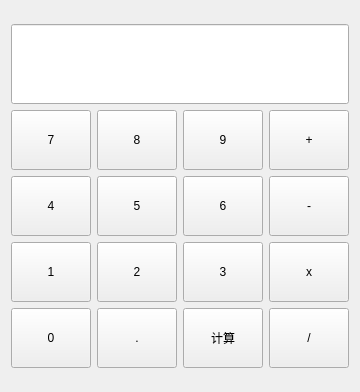
<?xml version="1.0" encoding="UTF-8"?>
<ui version="4.0">
 <class>Calculator</class>
 <widget class="QWidget" name="Calculator">
  <property name="geometry">
   <rect>
    <x>0</x>
    <y>0</y>
    <width>340</width>
    <height>392</height>
   </rect>
  </property>
  <property name="windowTitle">
   <string>计算器</string>
  </property>
  <layout class="QVBoxLayout" name="verticalLayout_2">
   <item>
    <layout class="QVBoxLayout" name="verticalLayout">
     <item>
      <widget class="QLineEdit" name="lineEdit">
       <property name="minimumSize">
        <size>
         <width>0</width>
         <height>80</height>
        </size>
       </property>
      </widget>
     </item>
     <item>
      <layout class="QHBoxLayout" name="horizontalLayout">
       <item>
        <widget class="QPushButton" name="pushButton_7">
         <property name="minimumSize">
          <size>
           <width>0</width>
           <height>60</height>
          </size>
         </property>
         <property name="text">
          <string>7</string>
         </property>
        </widget>
       </item>
       <item>
        <widget class="QPushButton" name="pushButton_8">
         <property name="minimumSize">
          <size>
           <width>0</width>
           <height>60</height>
          </size>
         </property>
         <property name="text">
          <string>8</string>
         </property>
        </widget>
       </item>
       <item>
        <widget class="QPushButton" name="pushButton_9">
         <property name="minimumSize">
          <size>
           <width>0</width>
           <height>60</height>
          </size>
         </property>
         <property name="text">
          <string>9</string>
         </property>
        </widget>
       </item>
       <item>
        <widget class="QPushButton" name="pushButton_add">
         <property name="minimumSize">
          <size>
           <width>0</width>
           <height>60</height>
          </size>
         </property>
         <property name="text">
          <string>+</string>
         </property>
        </widget>
       </item>
      </layout>
     </item>
     <item>
      <layout class="QHBoxLayout" name="horizontalLayout_2">
       <item>
        <widget class="QPushButton" name="pushButton_4">
         <property name="minimumSize">
          <size>
           <width>0</width>
           <height>60</height>
          </size>
         </property>
         <property name="text">
          <string>4</string>
         </property>
        </widget>
       </item>
       <item>
        <widget class="QPushButton" name="pushButton_5">
         <property name="minimumSize">
          <size>
           <width>0</width>
           <height>60</height>
          </size>
         </property>
         <property name="text">
          <string>5</string>
         </property>
        </widget>
       </item>
       <item>
        <widget class="QPushButton" name="pushButton_6">
         <property name="minimumSize">
          <size>
           <width>0</width>
           <height>60</height>
          </size>
         </property>
         <property name="text">
          <string>6</string>
         </property>
        </widget>
       </item>
       <item>
        <widget class="QPushButton" name="pushButton_reduce">
         <property name="minimumSize">
          <size>
           <width>0</width>
           <height>60</height>
          </size>
         </property>
         <property name="text">
          <string>-</string>
         </property>
        </widget>
       </item>
      </layout>
     </item>
     <item>
      <layout class="QHBoxLayout" name="horizontalLayout_3">
       <item>
        <widget class="QPushButton" name="pushButton_1">
         <property name="minimumSize">
          <size>
           <width>0</width>
           <height>60</height>
          </size>
         </property>
         <property name="text">
          <string>1</string>
         </property>
        </widget>
       </item>
       <item>
        <widget class="QPushButton" name="pushButton_2">
         <property name="minimumSize">
          <size>
           <width>0</width>
           <height>60</height>
          </size>
         </property>
         <property name="text">
          <string>2</string>
         </property>
        </widget>
       </item>
       <item>
        <widget class="QPushButton" name="pushButton_3">
         <property name="minimumSize">
          <size>
           <width>0</width>
           <height>60</height>
          </size>
         </property>
         <property name="text">
          <string>3</string>
         </property>
        </widget>
       </item>
       <item>
        <widget class="QPushButton" name="pushButton_multiple">
         <property name="minimumSize">
          <size>
           <width>0</width>
           <height>60</height>
          </size>
         </property>
         <property name="text">
          <string>x</string>
         </property>
        </widget>
       </item>
      </layout>
     </item>
     <item>
      <layout class="QHBoxLayout" name="horizontalLayout_4">
       <item>
        <widget class="QPushButton" name="pushButton_0">
         <property name="minimumSize">
          <size>
           <width>0</width>
           <height>60</height>
          </size>
         </property>
         <property name="text">
          <string>0</string>
         </property>
        </widget>
       </item>
       <item>
        <widget class="QPushButton" name="pushButton__dot">
         <property name="minimumSize">
          <size>
           <width>0</width>
           <height>60</height>
          </size>
         </property>
         <property name="text">
          <string>.</string>
         </property>
        </widget>
       </item>
       <item>
        <widget class="QPushButton" name="pushButton_cal">
         <property name="minimumSize">
          <size>
           <width>0</width>
           <height>60</height>
          </size>
         </property>
         <property name="text">
          <string>计算</string>
         </property>
        </widget>
       </item>
       <item>
        <widget class="QPushButton" name="pushButton_device">
         <property name="minimumSize">
          <size>
           <width>0</width>
           <height>60</height>
          </size>
         </property>
         <property name="text">
          <string>/</string>
         </property>
        </widget>
       </item>
      </layout>
     </item>
    </layout>
   </item>
  </layout>
 </widget>
 <resources/>
 <connections/>
</ui>
